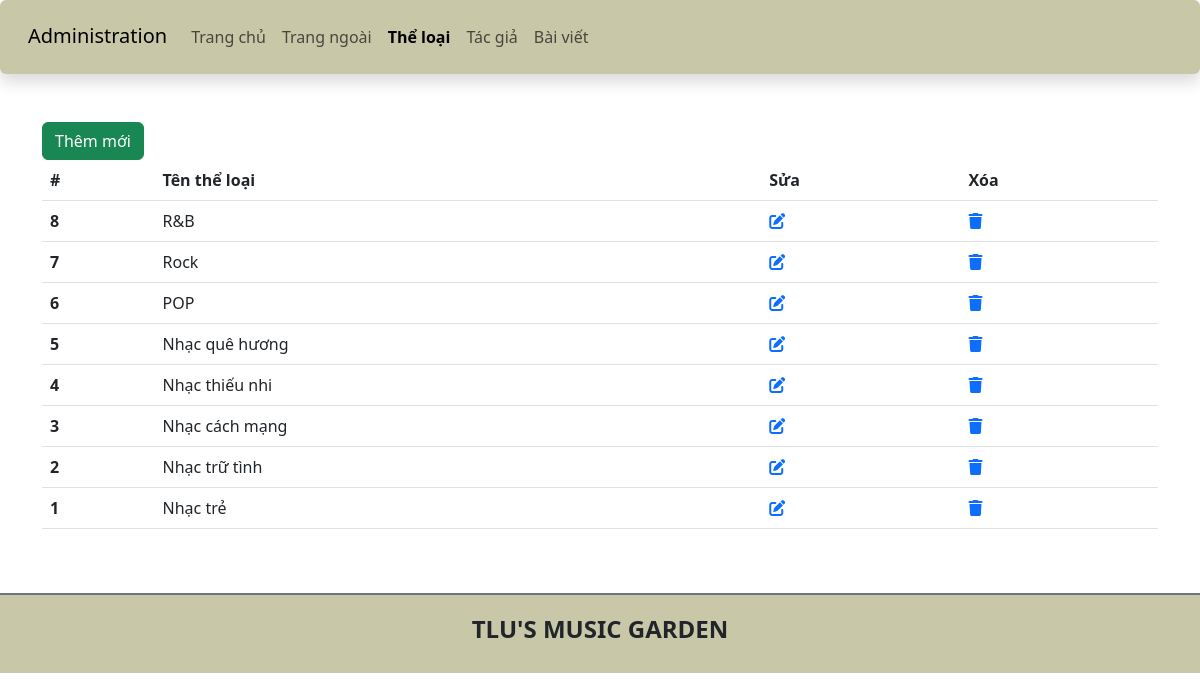
/btth01/admin/category.php, run on the app's committed database.
### tables this page shows
CREATE TABLE `theloai` (
  `ma_tloai` int(10) UNSIGNED NOT NULL,
  `ten_tloai` varchar(50) NOT NULL
);

### btth01/admin/category.php (the view, shortened to what this page needs)
<?php
    include 'connection.php';
    $sql = "SELECT * FROM `theloai` ORDER BY ma_tloai DESC;";
    $result = $conn->prepare($sql);
    $result->execute();
    $cats = $result->fetchAll();
?>
<!DOCTYPE html>
<html lang="en">
<head>
    <link href="https://cdn.jsdelivr.net/npm/bootstrap@5.3.0-alpha1/dist/css/bootstrap.min.css" rel="stylesheet">
    <link rel="stylesheet" href="https://cdnjs.cloudflare.com/ajax/libs/font-awesome/6.3.0/css/all.min.css" />
    <link rel="stylesheet" href="css/style_login.css">
</head>
<body>
    <header>
        <nav class="navbar navbar-expand-lg bg-body-tertiary shadow p-3 bg-white rounded">
            <div class="container-fluid">
                <div class="h3">
                    <a class="navbar-brand" href="#">Administration</a>
                </div>
                <div class="collapse navbar-collapse" id="navbarSupportedContent">
                <ul class="navbar-nav me-auto mb-2 mb-lg-0">
                    <li class="nav-item">
                        <a class="nav-link" aria-current="page" href="./">Trang chủ</a>
                    </li>
                    <li class="nav-item">
                        <a class="nav-link" href="../index.php">Trang ngoài</a>
                    </li>
                    <li class="nav-item">
                        <a class="nav-link active fw-bold" href="category.php">Thể loại</a>
                    </li>
                    <li class="nav-item">
                        <a class="nav-link" href="author.php">Tác giả</a>
                    </li>
                    <li class="nav-item">
                        <a class="nav-link" href="article.php">Bài viết</a>
                    </li>
                </ul>
                </div>
            </div>
        </nav>
    </header>
    <main class="container mt-5 mb-5">
        <div class="row">
            <div class="col-sm">
                <a href="add_category.php" class="btn btn-success">Thêm mới</a>
                <table class="table">
                    <thead>
                        <tr>
                            <th scope="col">#</th>
                            <th scope="col">Tên thể loại</th>
                            <th>Sửa</th>
                            <th>Xóa</th>
                        </tr>
                    </thead>
                <?php
                    foreach($cats as $cat): ?>
                        <tbody>
                            <tr>
                                <th scope="row"><?= $cat["ma_tloai"];?></th>
                                <td><?= $cat["ten_tloai"];?></td>
                                <td>
                                    <a href="edit_category.php?id=<?= $cat["ma_tloai"]?>"><i class="fa-solid fa-pen-to-square"></i></a>
                                </td>
                                <td>
                                    <a onclick="return confirm('Bạn chắc chắn muốn xóa không?');" href="process_del_cat.php?id=<?= $cat["ma_tloai"]?>"><i class="fa-solid fa-trash"></i></a>
                                </td>
                            </tr>
                        </tbody>
                <?php endforeach; ?>
                </table>
            </div>
        </div>
    </main>
    <footer class="bg-white d-flex justify-content-center align-items-center border-top border-secondary  border-2" style="height:80px">
        <h4 class="text-center text-uppercase fw-bold">TLU's music garden</h4>
    </footer>
</body>
</html>

### btth01/css/style_login.css (style rules this page uses)
.active { font-weight: bold; }
.bg-white { --bs-bg-opacity: 1; background-color: #C8C8A9!important; }

### data on the page
theloai: ma_tloai "8", ten_tloai "R&B"
theloai: ma_tloai "7", ten_tloai "Rock"
theloai: ma_tloai "6", ten_tloai "POP"
theloai: ma_tloai "5", ten_tloai "Nhạc quê hương"
theloai: ma_tloai "4", ten_tloai "Nhạc thiếu nhi"
theloai: ma_tloai "3", ten_tloai "Nhạc cách mạng"
theloai: ma_tloai "2", ten_tloai "Nhạc trữ tình"
theloai: ma_tloai "1", ten_tloai "Nhạc trẻ"
